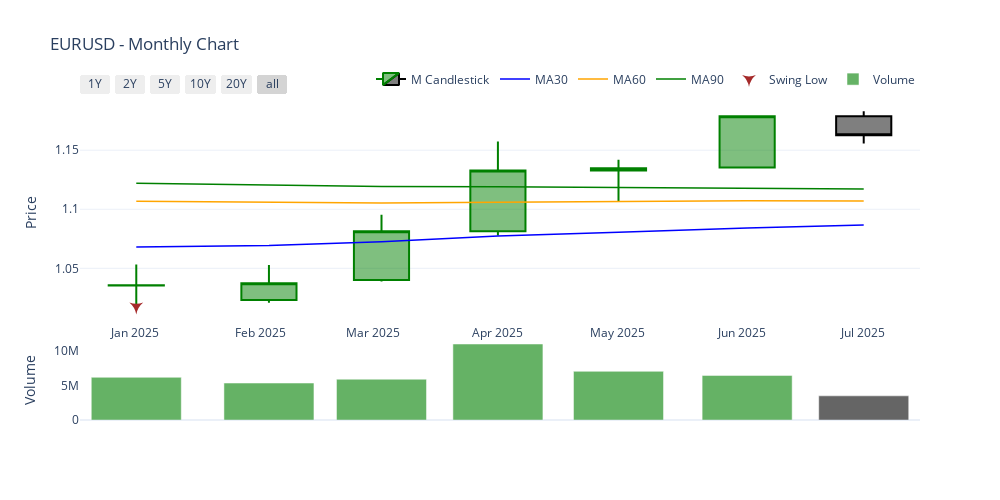
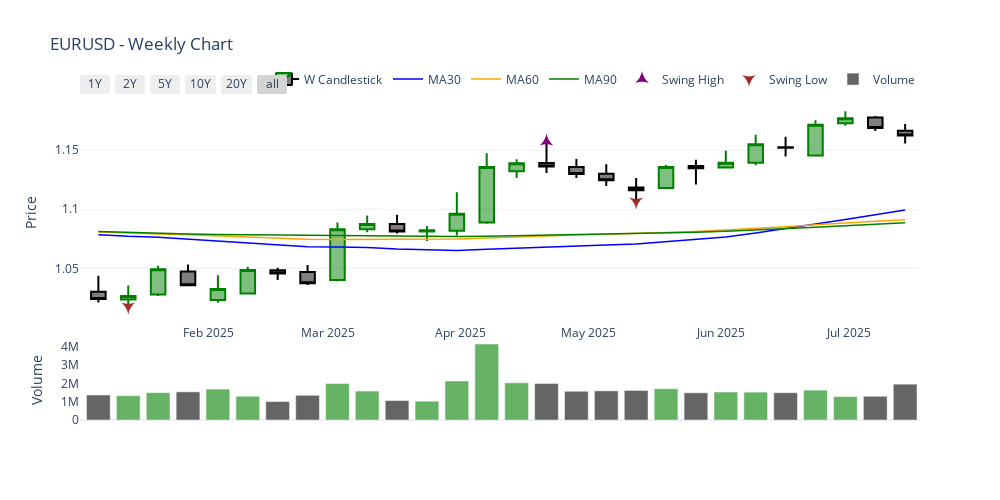
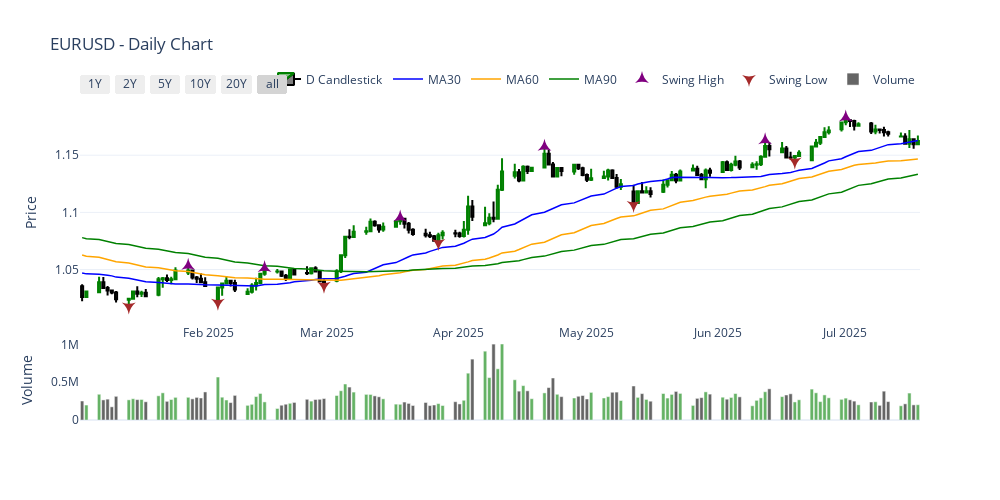
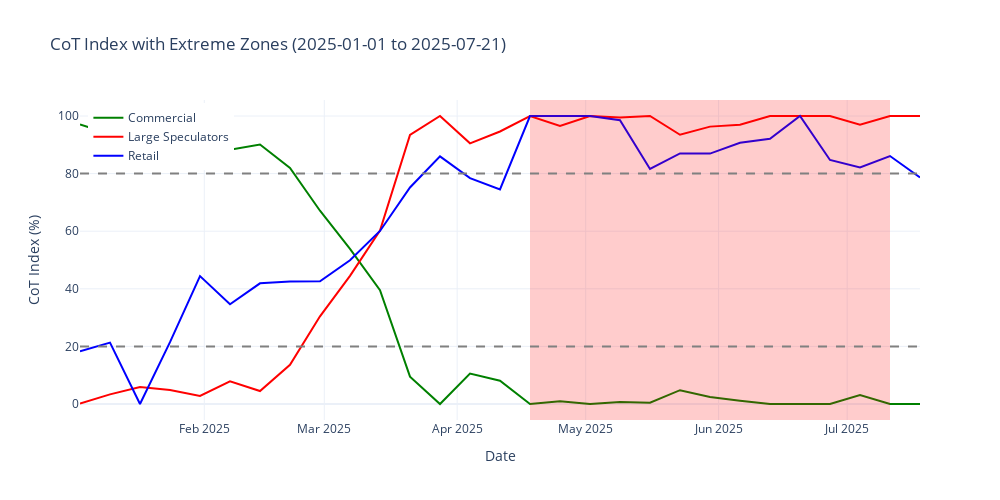

Notebook code for these charts, in order:
### Code cell
plot_candlestick(eurusd_M, title="EURUSD - Monthly Chart", show_volume=True, show_swings=True, timeframe='M', start_date='2025-01-01', end_date='2025-07-21')
plot_candlestick(eurusd_W, title="EURUSD - Weekly Chart", show_volume=True, show_swings=True, timeframe='W', start_date='2025-01-01', end_date='2025-07-21')
plot_candlestick(eurusd_D, title="EURUSD - Daily Chart", show_volume=True, show_swings=True, timeframe='D', start_date='2025-01-01', end_date='2025-07-21')
plot_cot_index_with_extremes_plotly(df, weeks=26, upperExtreme=80, lowerExtreme=20, start_date='2025-01-01', end_date='2025-07-21', )
plot_seasonal_tendency(eurusd_M)
